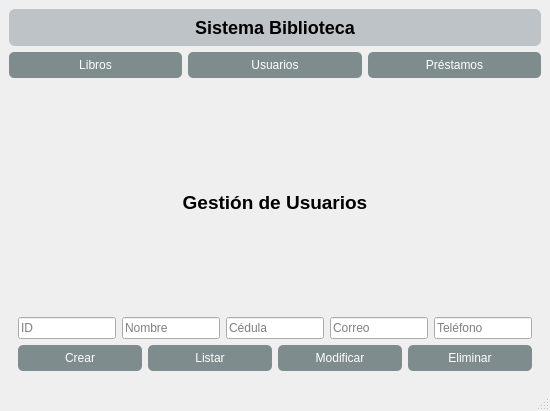
<?xml version="1.0" encoding="UTF-8"?>
<ui version="4.0">
 <class>MainWindow</class>
 <widget class="QMainWindow" name="MainWindow">
  <property name="geometry">
   <rect>
    <x>0</x>
    <y>0</y>
    <width>550</width>
    <height>411</height>
   </rect>
  </property>
  <property name="windowTitle">
   <string>Sistema Biblioteca - CRUD</string>
  </property>
  <widget class="QWidget" name="centralwidget">
   <layout class="QVBoxLayout">
    <item>
     <widget class="QLabel" name="lblTitulo">
      <property name="styleSheet">
       <string notr="true">
QLabel {
    font-size: 18px;
    font-weight: bold;
    padding: 8px;
    background-color: #bdc3c7;
    border-radius: 6px;
}
       </string>
      </property>
      <property name="text">
       <string>Sistema Biblioteca</string>
      </property>
      <property name="alignment">
       <set>Qt::AlignmentFlag::AlignCenter</set>
      </property>
     </widget>
    </item>
    <item>
     <layout class="QHBoxLayout">
      <item>
       <widget class="QPushButton" name="btnLibros">
        <property name="styleSheet">
         <string notr="true">
QPushButton {
    background-color: #7f8c8d;
    color: white;
    border-radius: 5px;
    padding: 6px 12px;
}
QPushButton:hover {
    background-color: #95a5a6;
}
         </string>
        </property>
        <property name="text">
         <string>Libros</string>
        </property>
       </widget>
      </item>
      <item>
       <widget class="QPushButton" name="btnUsuarios">
        <property name="styleSheet">
         <string notr="true">
QPushButton {
    background-color: #7f8c8d;
    color: white;
    border-radius: 5px;
    padding: 6px 12px;
}
QPushButton:hover {
    background-color: #95a5a6;
}
         </string>
        </property>
        <property name="text">
         <string>Usuarios</string>
        </property>
       </widget>
      </item>
      <item>
       <widget class="QPushButton" name="btnPrestamos">
        <property name="styleSheet">
         <string notr="true">
QPushButton {
    background-color: #7f8c8d;
    color: white;
    border-radius: 5px;
    padding: 6px 12px;
}
QPushButton:hover {
    background-color: #95a5a6;
}
         </string>
        </property>
        <property name="text">
         <string>Préstamos</string>
        </property>
       </widget>
      </item>
     </layout>
    </item>
    <item>
     <widget class="QStackedWidget" name="stackedWidget">
      <property name="styleSheet">
       <string notr="true">
QPushButton {
    background-color: #7f8c8d;
    color: white;
    border-radius: 5px;
    padding: 6px 12px;
}
QPushButton:hover {
    background-color: #95a5a6;
}
       </string>
      </property>
      <property name="currentIndex">
       <number>0</number>
      </property>
      <widget class="QWidget" name="pageUsuarios">
        <layout class="QVBoxLayout">

        <item>
        <widget class="QLabel">
            <property name="alignment">
            <set>Qt::AlignCenter</set>
            </property>
            <property name="font">
            <font>
            <pointsize>14</pointsize>
            <bold>true</bold>
            </font>
            </property>
            <property name="text">
            <string>Gestión de Usuarios</string>
            </property>
        </widget>
        </item>

        <item>
        <layout class="QHBoxLayout">
            <item>
            <widget class="QLineEdit" name="txtId">
            <property name="placeholderText">
            <string>ID</string>
            </property>
            </widget>
            </item>
            <item>
            <widget class="QLineEdit" name="txtNombre">
            <property name="placeholderText">
            <string>Nombre</string>
            </property>
            </widget>
            </item>
            <item>
            <widget class="QLineEdit" name="txtCedula">
            <property name="placeholderText">
            <string>Cédula</string>
            </property>
            </widget>
            </item>
            <item>
            <widget class="QLineEdit" name="txtCorreo">
            <property name="placeholderText">
            <string>Correo</string>
            </property>
            </widget>
            </item>
            <item>
            <widget class="QLineEdit" name="txtTelefono">
            <property name="placeholderText">
            <string>Teléfono</string>
            </property>
            </widget>
            </item>
        </layout>
        </item>

        <item>
        <layout class="QHBoxLayout">
            <item>
            <widget class="QPushButton" name="btnCrearUsuario">
            <property name="text">
            <string>Crear</string>
            </property>
            </widget>
            </item>
            <item>
            <widget class="QPushButton" name="btnListarUsuarios">
            <property name="text">
            <string>Listar</string>
            </property>
            </widget>
            </item>
            <item>
            <widget class="QPushButton" name="btnModificarUsuario">
            <property name="text">
            <string>Modificar</string>
            </property>
            </widget>
            </item>
            <item>
            <widget class="QPushButton" name="btnEliminarUsuario">
            <property name="text">
            <string>Eliminar</string>
            </property>
            </widget>
            </item>
        </layout>
        </item>

        </layout>
        </widget>

      <widget class="QWidget" name="pagePrestamos">
       <layout class="QVBoxLayout">
        <item>
         <layout class="QHBoxLayout">
          <item>
           <widget class="QPushButton" name="btnPrestamoRegistrar">
            <property name="text">
             <string>Registrar</string>
            </property>
           </widget>
          </item>
          <item>
           <widget class="QPushButton" name="btnPrestamoDevolver">
            <property name="text">
             <string>Devolver</string>
            </property>
           </widget>
          </item>
          <item>
           <widget class="QPushButton" name="btnPrestamoListar">
            <property name="styleSheet">
             <string notr="true">
QPushButton {
    background-color: #7f8c8d;
    color: white;
    border-radius: 5px;
    padding: 6px 12px;
}
QPushButton:hover {
    background-color: #95a5a6;
}
             </string>
            </property>
            <property name="text">
             <string>Listar</string>
            </property>
           </widget>
          </item>
         </layout>
        </item>
        <item>
         <widget class="QStackedWidget" name="stackedPrestamosPages">
          <property name="styleSheet">
           <string notr="true">QLineEdit {
    background-color: #f0f0f0;
    color: #2c3e50;
    border: 1px solid #c0c0c0;
    border-radius: 6px;
    font-size: 15px;
    min-height: 30px;
    min-width: 100px;
}
</string>
          </property>
          <property name="currentIndex">
           <number>2</number>
          </property>
          <widget class="QWidget" name="pagePrestamoRegistrar">
           <layout class="QVBoxLayout">
            <item>
             <widget class="QLineEdit" name="txtPrestamoId">
              <property name="placeholderText">
               <string>ID Préstamo</string>
              </property>
             </widget>
            </item>
            <item>
             <widget class="QLineEdit" name="txtPrestamoLibro">
              <property name="placeholderText">
               <string>ID Libro</string>
              </property>
             </widget>
            </item>
            <item>
             <widget class="QLineEdit" name="txtPrestamoUsuario">
              <property name="placeholderText">
               <string>ID Usuario</string>
              </property>
             </widget>
            </item>
            <item>
             <widget class="QLineEdit" name="txtPrestamoFecha">
              <property name="placeholderText">
               <string>Fecha Préstamo</string>
              </property>
             </widget>
            </item>
            <item>
             <widget class="QPushButton" name="btnConfirmarPrestamo">
              <property name="text">
               <string>Confirmar</string>
              </property>
             </widget>
            </item>
           </layout>
          </widget>
          <widget class="QWidget" name="pagePrestamoDevolver">
           <layout class="QVBoxLayout">
            <item>
             <widget class="QLineEdit" name="txtDevolverPrestamoId">
              <property name="placeholderText">
               <string>ID Préstamo</string>
              </property>
             </widget>
            </item>
            <item>
             <widget class="QLineEdit" name="txtDevolverFecha">
              <property name="placeholderText">
               <string>Fecha Devolución</string>
              </property>
             </widget>
            </item>
            <item>
             <widget class="QPushButton" name="btnConfirmarDevolucion">
              <property name="text">
               <string>Confirmar</string>
              </property>
             </widget>
            </item>
           </layout>
          </widget>
          <widget class="QWidget" name="pagePrestamoListar">
           <layout class="QVBoxLayout">
            <item>
             <widget class="QTableWidget" name="tablePrestamos">
              <column>
               <property name="text">
                <string>ID Préstamo</string>
               </property>
              </column>
              <column>
               <property name="text">
                <string>ID Usuario</string>
               </property>
              </column>
              <column>
               <property name="text">
                <string>ID Libro</string>
               </property>
              </column>
              <column>
               <property name="text">
                <string>Fecha Préstamo</string>
               </property>
              </column>
              <column>
               <property name="text">
                <string>Estado</string>
               </property>
              </column>
             </widget>
            </item>
            <item>
             <widget class="QPushButton" name="btnRefrescarPrestamos">
              <property name="text">
               <string>Refrescar</string>
              </property>
             </widget>
            </item>
           </layout>
          </widget>
         </widget>
        </item>
       </layout>
      </widget>
     </widget>
    </item>
   </layout>
  </widget>
  <widget class="QMenuBar" name="menubar">
   <property name="geometry">
    <rect>
     <x>0</x>
     <y>0</y>
     <width>550</width>
     <height>21</height>
    </rect>
   </property>
  </widget>
  <widget class="QStatusBar" name="statusbar"/>
 </widget>
 <resources/>
 <connections/>
</ui>
